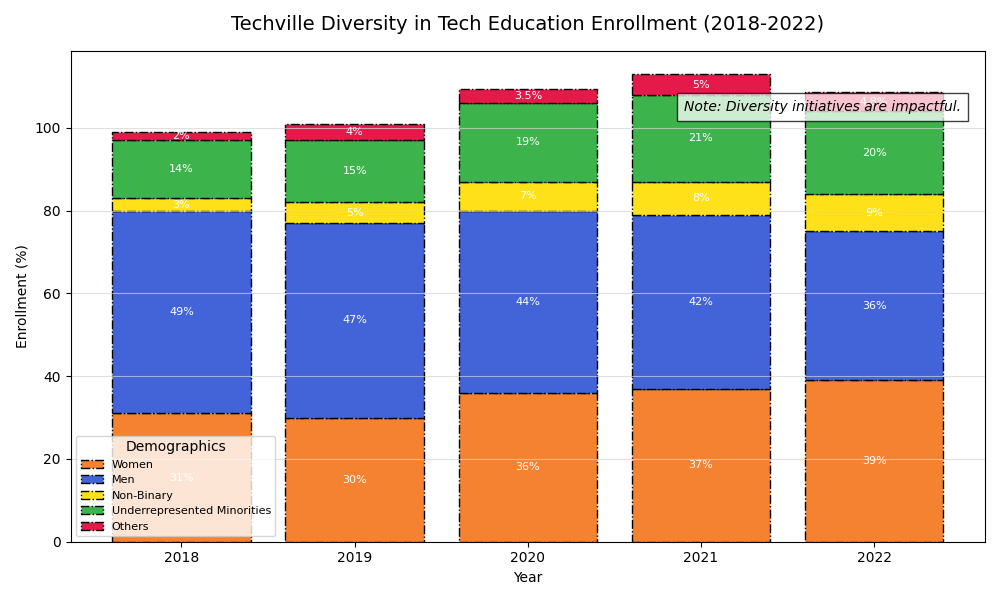

Source code (Python):
import matplotlib.pyplot as plt
import numpy as np

years = ['2018', '2019', '2020', '2021', '2022']
demographics = ['Women', 'Men', 'Non-Binary', 'Underrepresented Minorities', 'Others']

# Randomly altered data values within each demographic group
data = {
    'Women': [31, 30, 36, 37, 39],
    'Men': [49, 47, 44, 42, 36],
    'Non-Binary': [3, 5, 7, 8, 9],
    'Underrepresented Minorities': [14, 15, 19, 21, 20],
    'Others': [2, 4, 3.5, 5, 4.8]
}

colors = ['#f58231', '#4363d8', '#ffe119', '#3cb44b', '#e6194b']

def prepare_data(data, years):
    n_years = len(years)
    n_groups = len(data)
    y_offsets = np.zeros(n_years)
    y_data = []
    
    for key, values in data.items():
        y_data.append((y_offsets.copy(), values, key))
        y_offsets += values
    return y_data

y_data = prepare_data(data, years)

fig, ax = plt.subplots(figsize=(10, 6))

for y_offset, values, label in y_data:
    ax.bar(years, values, bottom=y_offset, label=label, color=colors.pop(0), edgecolor='black', linestyle='-.')

ax.set_title('Techville Diversity in Tech Education Enrollment (2018-2022)', fontsize=14, pad=15)
ax.set_ylabel('Enrollment (%)', fontsize=10)
ax.set_xlabel('Year', fontsize=10)

ax.legend(title='Demographics', loc='lower left', fontsize=8)

for i, year in enumerate(years):
    for y_offset, values, label in y_data:
        ax.text(i, y_offset[i] + values[i] / 2, f'{values[i]}%', ha='center', va='center', 
                color='white', fontsize=8)

ax.text(4.5, 105, 'Note: Diversity initiatives are impactful.', fontsize=10,
        style='italic', ha='right', va='center', bbox={'facecolor': 'white', 'alpha': 0.75, 'pad': 5})

ax.yaxis.grid(True, linestyle='-', color='lightgray', alpha=0.7)

plt.tight_layout()
plt.show()
